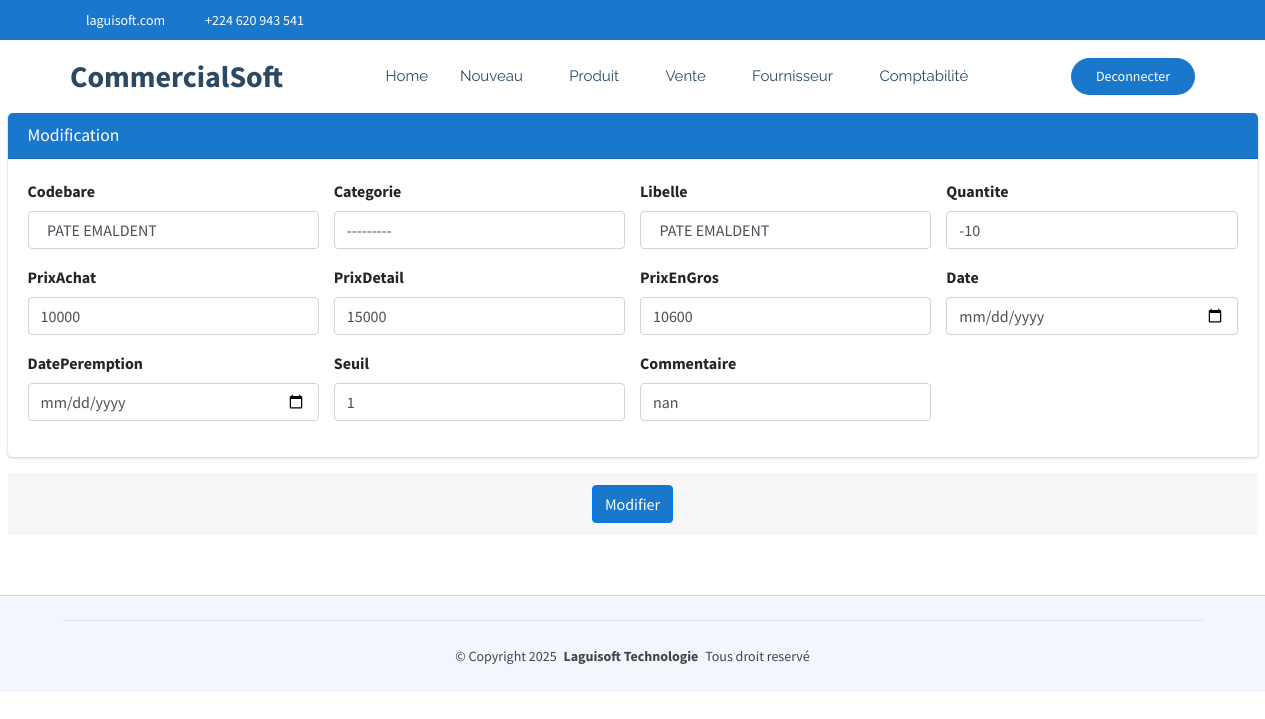
/commerce/produit/modification/2549/ (signed in), run on an earlier commit of the app's database.
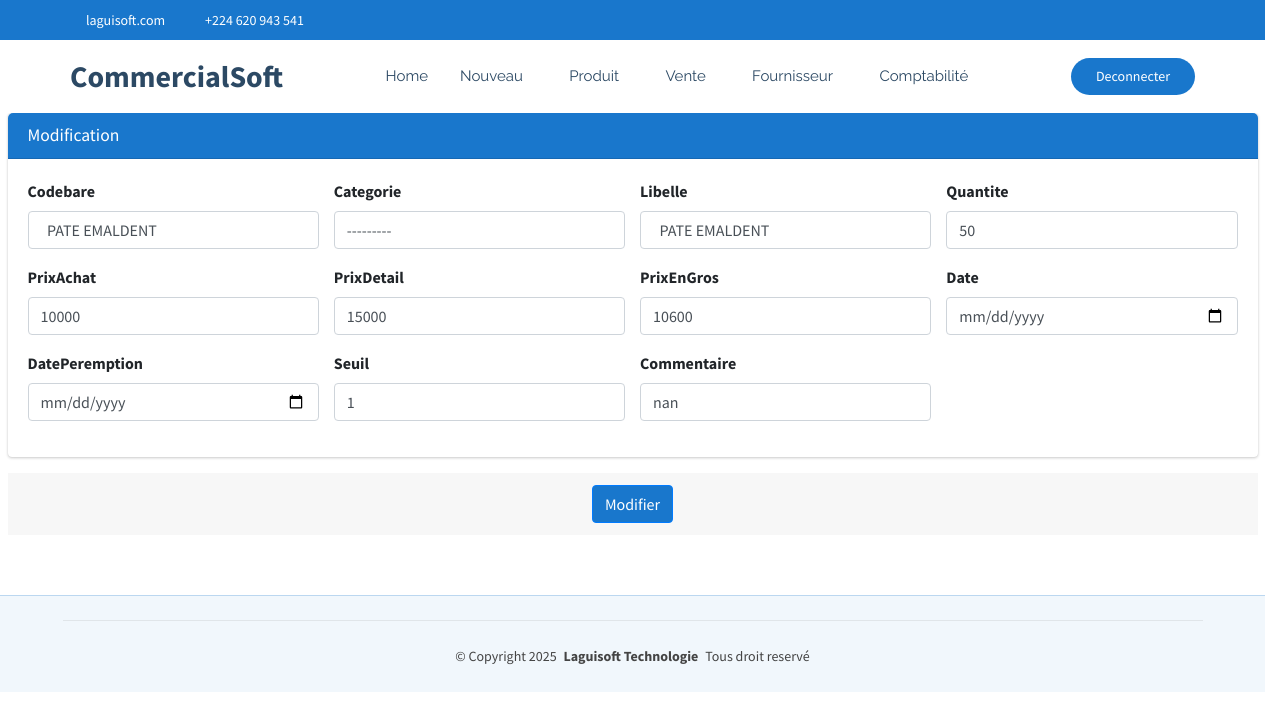
And on a later commit of the database.
### CommercialSoft/models.py (models this page shows, shortened)
class Produit(models.Model):
    codebare=models.CharField(max_length=100, unique=True, null=True, blank=True)
    categorie=models.ForeignKey(Categorie, on_delete=models.SET_NULL, null=True, blank=True)
    libelle=models.CharField(max_length=60, unique=True)
    quantite=models.IntegerField()
    prixAchat=models.DecimalField(max_digits=30, decimal_places=0)
    prixEnGros=models.DecimalField(max_digits=30, decimal_places=0)
    prixDetail=models.DecimalField(max_digits=30, decimal_places=0)
    autrePrix=models.DecimalField(max_digits=30, decimal_places=0, default=0)
    date=models.DateField(default=timezone.now)
    datePeremption=models.DateField(default=timezone.now)
    seuil=models.PositiveIntegerField(default=0)
    commentaire=models.CharField(max_length=60, null=True, blank=True)
    quantiteTotal=models.PositiveBigIntegerField(default=0)

### CommercialSoft/views.py (the view)
# urls.py: path('produit/modification/<int:pk>/', views.produit_edit,name="commerce_produitEdit"),
@login_required
@user_passes_test(est_admin_ou_gestionnaire)
def produit_edit(request, pk):
    produit = get_object_or_404(Produit, pk=pk)
    if request.method == "POST":
        form = ProduitForm(request.POST, instance=produit)
        if form.is_valid():
            form.save()
            messages.success(request, "Produit mise à jour avec succès!")
            return redirect('commerce_produit')
        else:
            messages.error(request, "Erreur lors de la mise à jour de la produit.")
    else:
        form = ProduitForm(instance=produit)
    return render(request, 'CommercialSoft/modification.html', {'form': form})

### CommercialSoft/forms.py
class ProduitForm(forms.ModelForm):
    class Meta:
        model = Produit
        fields = ['codebare','categorie','libelle','quantite','prixAchat','prixDetail','prixEnGros','date','datePeremption','seuil','commentaire']
        widgets = {
            'codebare': forms.TextInput(attrs={'class': 'form-control'}),
            'categorie': forms.Select(attrs={'class': 'form-control'}),
            'libelle': forms.TextInput(attrs={'class': 'form-control'}),
            'quantite': forms.NumberInput(attrs={'class': 'form-control'}),
            'prixAchat': forms.NumberInput(attrs={'class': 'form-control'}),
            'prixDetail': forms.NumberInput(attrs={'class': 'form-control'}),
            'prixEnGros': forms.NumberInput(attrs={'class': 'form-control'}),
            'date': forms.DateInput(attrs={'class': 'form-control', 'type': 'date','id':'idDateEnregistrement'}),
            'datePeremption': forms.DateInput(attrs={'class': 'form-control', 'type': 'date','id':'idDatePeremption'}),
            'seuil': forms.NumberInput(attrs={'class': 'form-control'}),
            'commentaire': forms.TextInput(attrs={'class': 'form-control'}),
        }

### CommercialSoft/templates/CommercialSoft/modification.html (shortened to what this page needs)
{% extends "CommercialSoft/starter-page.html" %}
{% load static %}
{% block css %}
    <link rel="stylesheet" href="{% static 'autre/plugins/fontawesome-free/css/all.min.css' %}">
    <link rel="stylesheet" href="https://code.ionicframework.com/ionicons/2.0.1/css/ionicons.min.css">
  <link rel="stylesheet" href="{% static 'autre/plugins/sweetalert2-theme-bootstrap-4/bootstrap-4.min.css' %}">
    <link rel="stylesheet" href="{% static 'autre/dist/css/adminlte.min.css' %}">
    <link rel="stylesheet" href="{% static 'autre/plugins/toastr/toastr.min.css' %}">
{% endblock %}
{% block corp %}
<section class="content pt-0">
  <div class="container-fluid">
    <div class="row">
      <div class="col-md-12">
        <div class="card card-primary">
          <div class="card-header">
            <h3 class="card-title">Modification</h3>
          </div>
          <form role="form" action="" class="form-horizontal" method="post">
            <div class="card-body">
              <div class="row justify-content-center">
                  {% for field in form %}
                  <div class="col-md-3">
                      <div class="form-group">
                          <label class="form-label">{{ field.label }}</label>
                          {{ field }}
                      </div>
                  </div>
                  {% if forloop.counter|divisibleby:4 %}
                  </div><div class="row">
                  {% endif %}
                  {% endfor %}
              </div>
            </div>
            </div>
            <div class="card-footer text-center">
              <button type="submit" class="btn btn-primary">Modifier</button>
            </div>
        </div>
      </div>
    </div>
</section>
  {% endblock %}

What changed in the data, as far as the page shows it:
changed Produit "PATE EMALDENT": quantite "-10" → "50"
